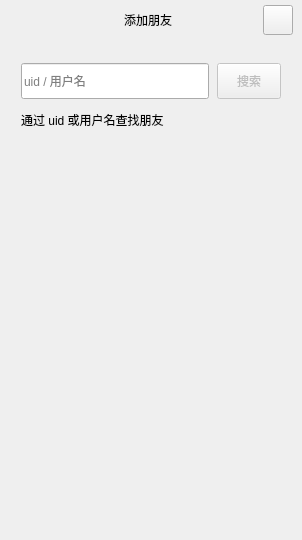
<?xml version="1.0" encoding="UTF-8"?>
<ui version="4.0">
 <class>AddFriendDialog</class>
 <widget class="QDialog" name="AddFriendDialog">
  <property name="geometry">
   <rect>
    <x>0</x>
    <y>0</y>
    <width>302</width>
    <height>540</height>
   </rect>
  </property>
  <property name="windowTitle">
   <string>添加朋友</string>
  </property>
  <layout class="QVBoxLayout" name="window_layout">
   <property name="spacing">
    <number>0</number>
   </property>
   <property name="leftMargin">
    <number>0</number>
   </property>
   <property name="topMargin">
    <number>0</number>
   </property>
   <property name="rightMargin">
    <number>0</number>
   </property>
   <property name="bottomMargin">
    <number>0</number>
   </property>
   <item>
    <widget class="QFrame" name="add_friend_frame">
     <property name="frameShape">
      <enum>QFrame::NoFrame</enum>
     </property>
     <layout class="QVBoxLayout" name="frame_layout">
      <property name="spacing">
       <number>0</number>
      </property>
      <property name="leftMargin">
       <number>1</number>
      </property>
      <property name="topMargin">
       <number>1</number>
      </property>
      <property name="rightMargin">
       <number>1</number>
      </property>
      <property name="bottomMargin">
       <number>1</number>
      </property>
      <item>
       <widget class="DialogTitleBar" name="add_friend_header">
        <property name="minimumSize">
         <size>
          <width>0</width>
          <height>38</height>
         </size>
        </property>
        <property name="maximumSize">
         <size>
          <width>16777215</width>
          <height>38</height>
         </size>
        </property>
        <layout class="QHBoxLayout" name="header_layout">
         <property name="leftMargin">
          <number>8</number>
         </property>
         <property name="topMargin">
          <number>0</number>
         </property>
         <property name="rightMargin">
          <number>8</number>
         </property>
         <property name="bottomMargin">
          <number>0</number>
         </property>
         <item>
          <spacer name="title_spacer">
           <property name="orientation">
            <enum>Qt::Horizontal</enum>
           </property>
           <property name="sizeType">
            <enum>QSizePolicy::Fixed</enum>
           </property>
           <property name="sizeHint" stdset="0">
            <size>
             <width>30</width>
             <height>20</height>
            </size>
           </property>
          </spacer>
         </item>
         <item>
          <widget class="QLabel" name="add_friend_title">
           <property name="text">
            <string>添加朋友</string>
           </property>
           <property name="alignment">
            <set>Qt::AlignCenter</set>
           </property>
          </widget>
         </item>
         <item>
          <widget class="QPushButton" name="add_friend_close_btn">
           <property name="minimumSize">
            <size>
             <width>30</width>
             <height>30</height>
            </size>
           </property>
           <property name="maximumSize">
            <size>
             <width>30</width>
             <height>30</height>
            </size>
           </property>
           <property name="toolTip">
            <string>关闭</string>
           </property>
           <property name="accessibleName">
            <string>关闭</string>
           </property>
           <property name="text">
            <string />
           </property>
           <property name="icon">
            <iconset resource="../rc.qrc">
             <normaloff>:/icons/action-close.svg</normaloff>:/icons/action-close.svg</iconset>
           </property>
           <property name="iconSize">
            <size>
             <width>18</width>
             <height>18</height>
            </size>
           </property>
           <property name="autoDefault">
            <bool>false</bool>
           </property>
          </widget>
         </item>
        </layout>
       </widget>
      </item>
      <item>
       <widget class="QWidget" name="add_friend_content">
        <layout class="QVBoxLayout" name="content_layout">
         <property name="spacing">
          <number>12</number>
         </property>
         <property name="leftMargin">
          <number>20</number>
         </property>
         <property name="topMargin">
          <number>24</number>
         </property>
         <property name="rightMargin">
          <number>20</number>
         </property>
         <property name="bottomMargin">
          <number>24</number>
         </property>
         <item>
          <layout class="QHBoxLayout" name="search_layout">
           <property name="spacing">
            <number>8</number>
           </property>
           <item>
            <widget class="CustomizeEdit" name="add_friend_search_edit">
             <property name="placeholderText">
              <string>uid / 用户名</string>
             </property>
             <property name="minimumSize">
              <size>
               <width>0</width>
               <height>36</height>
              </size>
             </property>
             <property name="maximumSize">
              <size>
               <width>16777215</width>
               <height>36</height>
              </size>
             </property>
            </widget>
           </item>
           <item>
            <widget class="QPushButton" name="add_friend_search_btn">
             <property name="enabled">
              <bool>false</bool>
             </property>
             <property name="minimumSize">
              <size>
               <width>64</width>
               <height>36</height>
              </size>
             </property>
             <property name="maximumSize">
              <size>
               <width>64</width>
               <height>36</height>
              </size>
             </property>
             <property name="cursor">
              <cursorShape>PointingHandCursor</cursorShape>
             </property>
             <property name="text">
              <string>搜索</string>
             </property>
             <property name="autoDefault">
              <bool>false</bool>
             </property>
            </widget>
           </item>
          </layout>
         </item>
         <item>
          <widget class="QLabel" name="add_friend_hint">
           <property name="text">
            <string>通过 uid 或用户名查找朋友</string>
           </property>
           <property name="wordWrap">
            <bool>true</bool>
           </property>
          </widget>
         </item>
         <item>
          <spacer name="content_spacer">
           <property name="orientation">
            <enum>Qt::Vertical</enum>
           </property>
           <property name="sizeHint" stdset="0">
            <size>
             <width>20</width>
             <height>320</height>
            </size>
           </property>
          </spacer>
         </item>
        </layout>
       </widget>
      </item>
     </layout>
    </widget>
   </item>
  </layout>
 </widget>
 <customwidgets>
  <customwidget>
   <class>CustomizeEdit</class>
   <extends>QLineEdit</extends>
   <header location="global">widgets/customizeedit.h</header>
  </customwidget>
  <customwidget>
   <class>DialogTitleBar</class>
   <extends>QWidget</extends>
   <header location="global">widgets/dialogtitlebar.h</header>
   <container>1</container>
  </customwidget>
 </customwidgets>
 <tabstops>
  <tabstop>add_friend_search_edit</tabstop>
  <tabstop>add_friend_search_btn</tabstop>
  <tabstop>add_friend_close_btn</tabstop>
 </tabstops>
 <resources>
  <include location="../rc.qrc" />
 </resources>
 <connections />
</ui>
